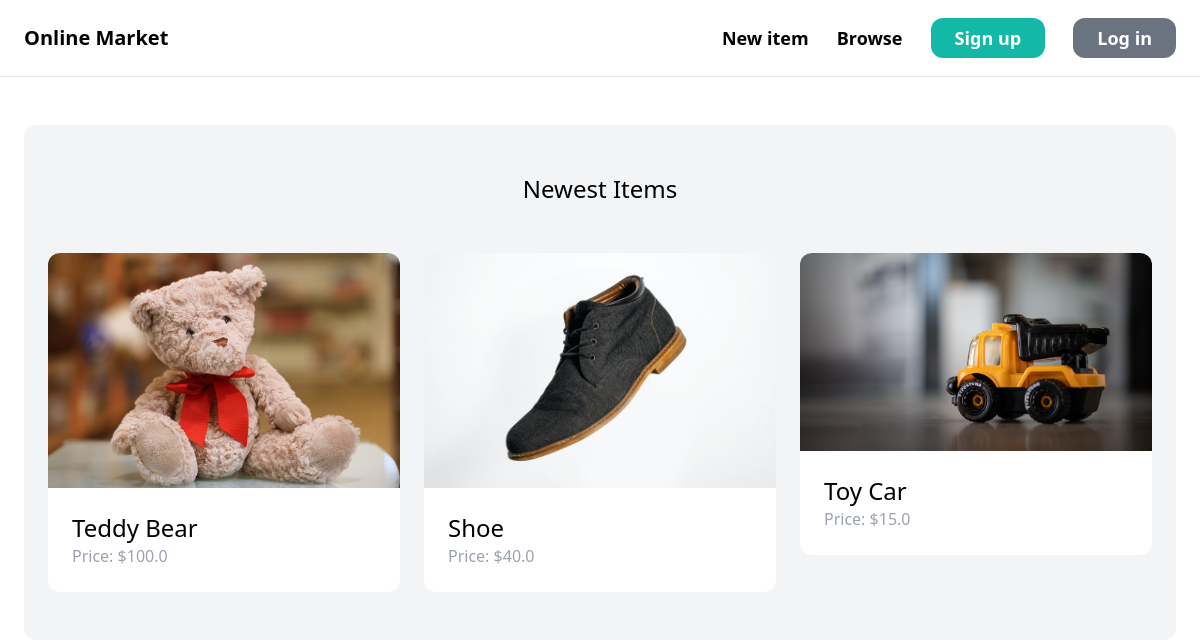
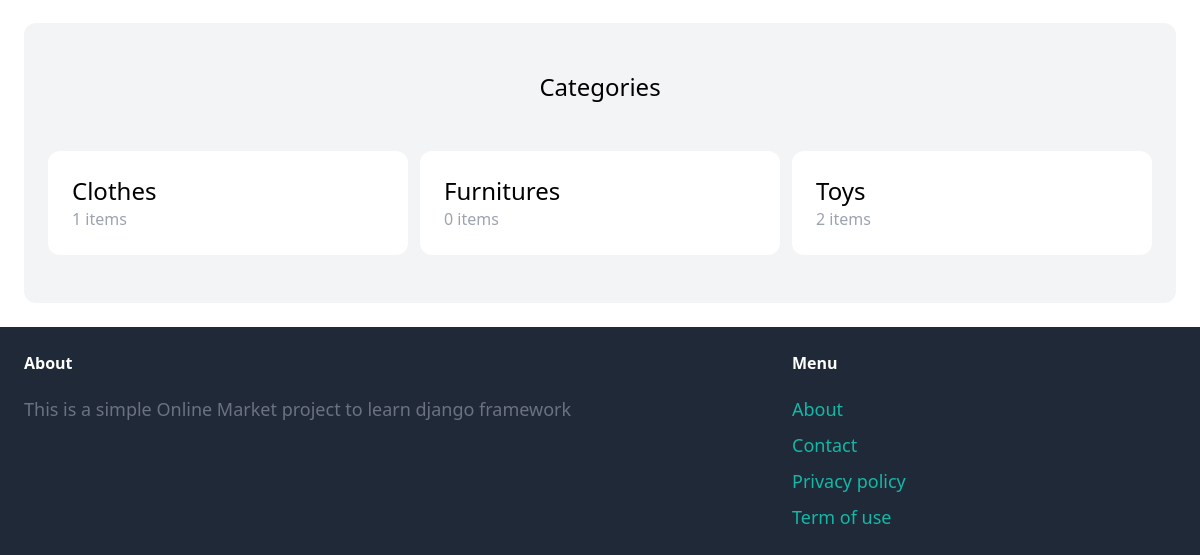
The app's page /, older data (2 pictures, top to bottom).
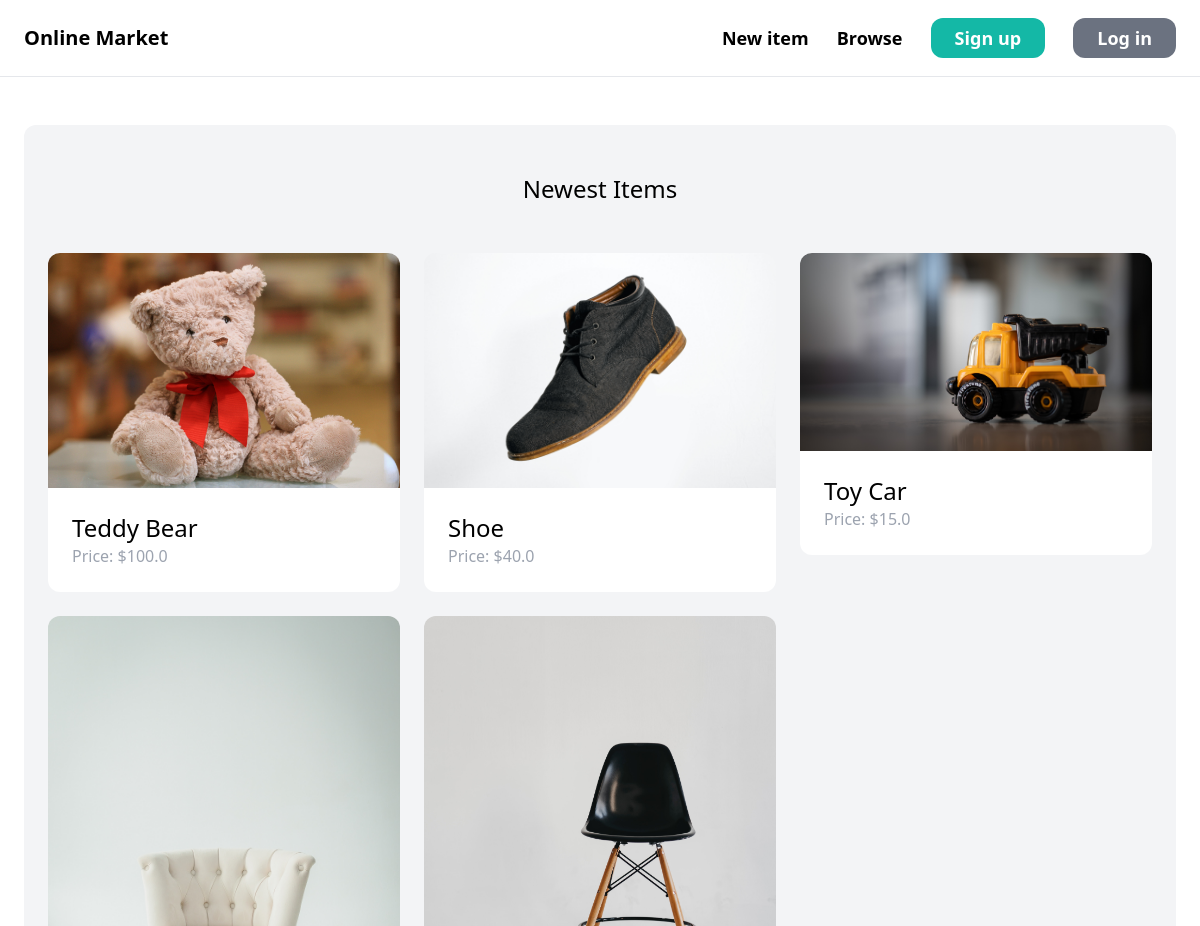
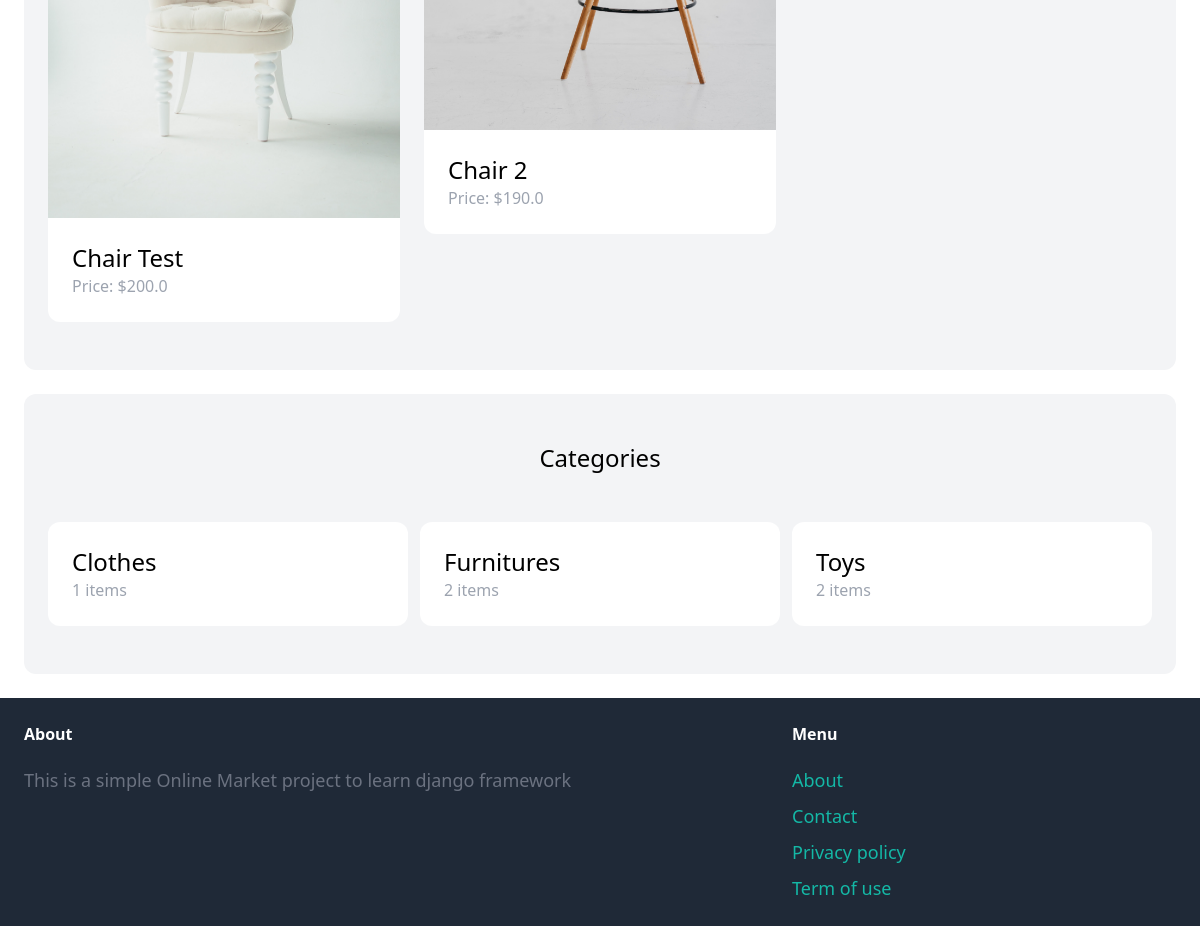
The same page, newer data (2 pictures, top to bottom).
### item/models.py (models this page shows, shortened)
class Item(models.Model):
    category = models.ForeignKey(Category, related_name='items', on_delete=models.CASCADE)
    name = models.CharField(max_length=255)
    description = models.TextField(blank=True, null=True)
    price = models.FloatField()
    image = models.ImageField(upload_to='item_images',blank=True,null=True)
    is_sold = models.BooleanField(default=False)
    created_by = models.ForeignKey(User,related_name='items', on_delete=models.CASCADE)
    created_at = models.DateTimeField(auto_now_add=True)

class Category(models.Model):
    name = models.CharField(max_length=255)
    class Meta:
        ordering = ('name',)
        verbose_name_plural='Categories'#changes 'categorys'to'categories'

### core/views.py (the view)
# urls.py: path('', views.index),
def index(request):
    items = Item.objects.filter(is_sold=False)[0:6]  #this is an object
    categories = Category.objects.all()  #this is an object
    return render(request, 'core/index.html', {
        'category' : categories,
        'new_items' : items,
    })

### core/templates/core/index.html (shortened to what this page needs)
{% extends 'core/base.html' %}
{% block content %}
    <div class="mt-6 px-6 py-12 bg-gray-100 rounded-xl">
        <h2 class="mb-12 text-2xl text-center">Newest Items</h2>
        <div class="grid grid-cols-3 gap-6">
            {% for item2 in new_items %}
            <div>
                <a href="{% url 'item:product-detail' item2.id %}">
                    <div>
                        <img src="{{ item2.image.url }}" alt="image" class="rounded-t-xl">
                    </div>
                    <div class="p-6 bg-white rounded-b-xl">
                        <h2 class="text-2xl">{{ item2.name }}</h2>
                        <p class="text-gray-400">Price: ${{ item2.price }}</p>
                    </div>
                </a>
            </div>
            {% endfor %}
        </div>
    </div>
    <div class="mt-6 px-6 py-12 bg-gray-100 rounded-xl">
        <h2 class="mb-12 text-2xl text-center">Categories</h2>
        <div class="grid grid-cols-3 gap-3">
            {% for banana in category %}
            <div>
                <a href="#">
                    <div class="p-6 bg-white rounded-xl">
                        <h2 class="text-2xl">{{ banana.name }}</h2>
                        <p class="text-gray-400">{{ banana.items.count }} items</p>
                    </div>
                </a>
            </div>
            {% endfor %}
        </div>
    </div>
{% endblock %}

### core/templates/core/base.html (shortened to what this page needs)
<!DOCTYPE html>
<html lang="en">
<head>
    <script src="https://cdn.tailwindcss.com"></script>
</head>
<body>
    <nav class="py-6 px-6 flex justify-between items-center border-b border-gray-200">
        <a href="/" class="text-xl font-semibold">Online Market</a>
        <div class="space-x-6">
            <a href="{% url 'item:new-item' %}" class="text-lg font-semibold hover:text-gray-700">New item</a>
            <a href="{% url 'item:items-search' %}" class="text-lg font-semibold hover:text-gray-700">Browse</a>
            {% if request.user.is_authenticated  %}
                <a href="{% url 'conversation:inbox' %}" class="px-6 py-2 text-lg font-semibold bg-teal-500 text-white rounded-xl hover:bg-gray-600">Inbox</a>
                <a href="{% url 'dashboard:index' %}" class="px-6 py-2 text-lg font-semibold bg-teal-500 text-white rounded-xl hover:bg-gray-600">Dashboard</a>
            {% else %}
                <a href="{% url 'core:sign-up' %}" class="px-6 py-2 text-lg font-semibold bg-teal-500 text-white rounded-xl hover:bg-teal-600">Sign up</a>
                <a href="{% url 'core:log-in' %}" class="px-6 py-2 text-lg font-semibold bg-gray-500 text-white rounded-xl hover:bg-gray-600">Log in</a>
            {% endif %}
        </div>
    </nav>
    <div class="px-6 py-6">
        {% block content %}
        {% endblock %}
    </div>
    <footer class="py-6 px-6 flex justify-between bg-gray-800">
        <div class="w-2/3 pr-10">
            <h3 class="mb-5 font-semibold text-white">About</h3>
            <p class="text-lg text-gray-500">This is a simple Online Market project to learn django framework</p>
        </div>
        <div class="w-1/3">
            <h3 class="mb-5 font-semibold text-white">Menu</h3>
            <ul class="space-y-2">
                <li><a href="#" class="text-lg text-teal-500 hover:text-teal-700">About</a></li>
                <li><a href="{% url 'core:contact1' %}" class="text-lg text-teal-500 hover:text-teal-700">Contact</a></li>
                <li><a href="#" class="text-lg text-teal-500 hover:text-teal-700">Privacy policy</a></li>
                <li><a href="#" class="text-lg text-teal-500 hover:text-teal-700">Term of use</a></li>
            </ul>
        </div>
    </footer>
</body>
</html>

Row changes from the older to the newer data that the page shows:
added Item: image (picture), name "Chair Test", price "200.0"
added Item: image (picture), name "Chair 2", price "190.0"
computed for Category "Furnitures": items.count "0" → "2"
